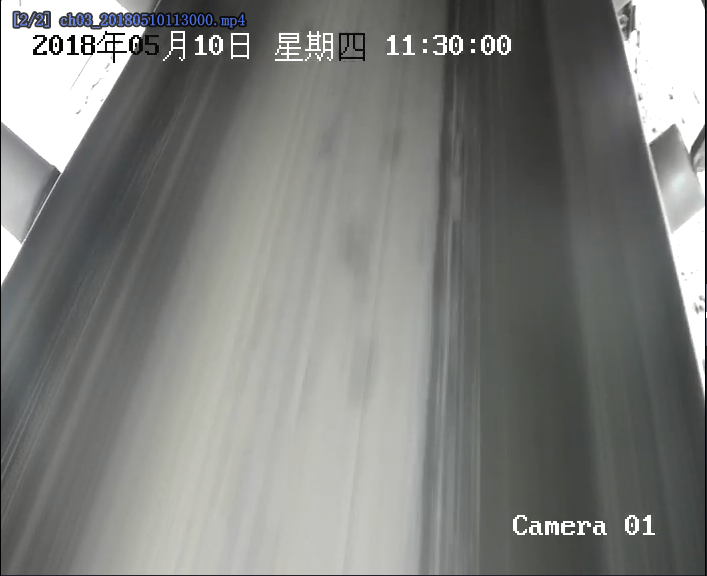
#> input picture 煤炭识别/6.png, 707 x 576 px
$ jupyter execute '传送带检测.ipynb'
#> lines starting #> are read from the running program, lines starting #| are printed output that depends on the picture; after the words box and inside, x2 and y2 are one past the last pixel; in counts of white or black regions, pixels touching at a corner belong together
[cell 1]
#import matplotlib.image as mplimg
import matplotlib.pyplot as plt
from PIL import Image
import numpy as np
import cv2

img = cv2.imread('6.png')
#> img is the input picture: shape (576, 707, 3); mean B, G, R 125.6, 128.1, 126.9
plt.figure("Image") # 图像窗口名称
plt.imshow(img)
plt.axis('on') # 关掉坐标轴为 off
plt.title('image') # 图像题目
plt.show()

[cell 2]
#变为灰度图片
gray = cv2.cvtColor(img, cv2.COLOR_RGB2GRAY)
#高斯平滑
blur_ksize = 5  # Gaussian blur kernel size
blur_gray = cv2.GaussianBlur(gray, (blur_ksize, blur_ksize), 0, 0)
#Canny Edge Detection
canny_lthreshold = 50  # Canny edge detection low threshold
canny_hthreshold = 150  # Canny edge detection high threshold
edges = cv2.Canny(blur_gray, canny_lthreshold, canny_hthreshold)
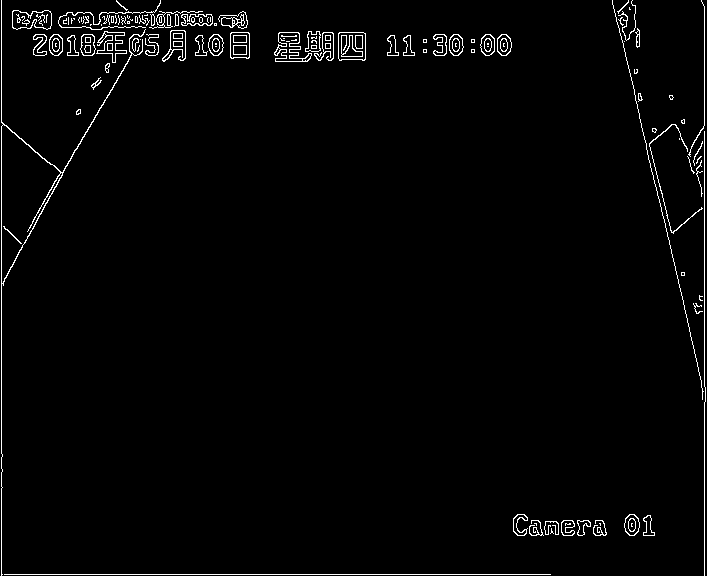
#> edges: shape (576, 707); 2% white in thin lines or dots

plt.imshow(edges)
plt.show()
cv2.imshow('SHOW',edges)
cv2.waitKey()

[cell 3]
#ROI Based Edge Filtering
def roi_mask(img, vertices):
  mask  = np.zeros_like(img)
  mask_color = 255
  cv2.fillPoly(mask, vertices, mask_color)
  masked_img = cv2.bitwise_and(img, mask)
  return  masked_img

roi_vtx = np.array([[(0, img.shape[0]), (110, 20), (440, 300), (img.shape[1], img.shape[0])]])
roi_edges = roi_mask(edges, roi_vtx)
#> in roi_mask, `cv2.fillPoly(mask, vertices, mask_color)`:
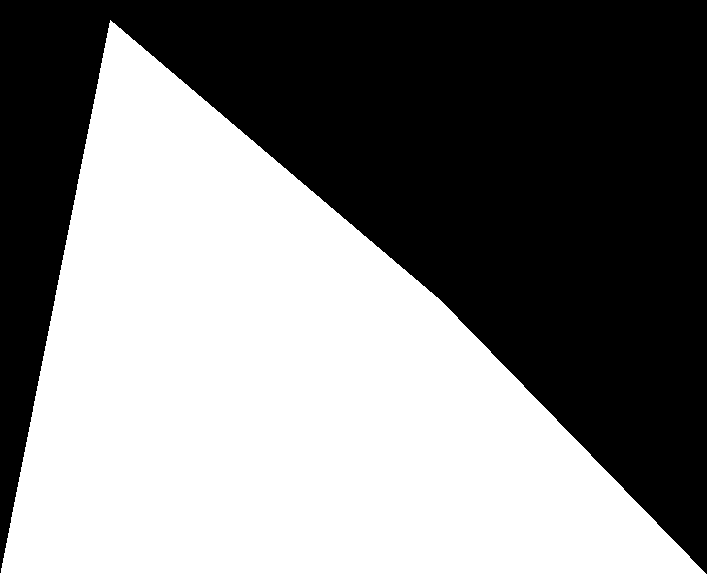
#> mask: shape (576, 707); 50.4% white; 1 black region, box (x1, y1, x2, y2) and area: (0, 0, 707, 574) 202115
#> in roi_mask, `masked_img = cv2.bitwise_and(img, mask)`:
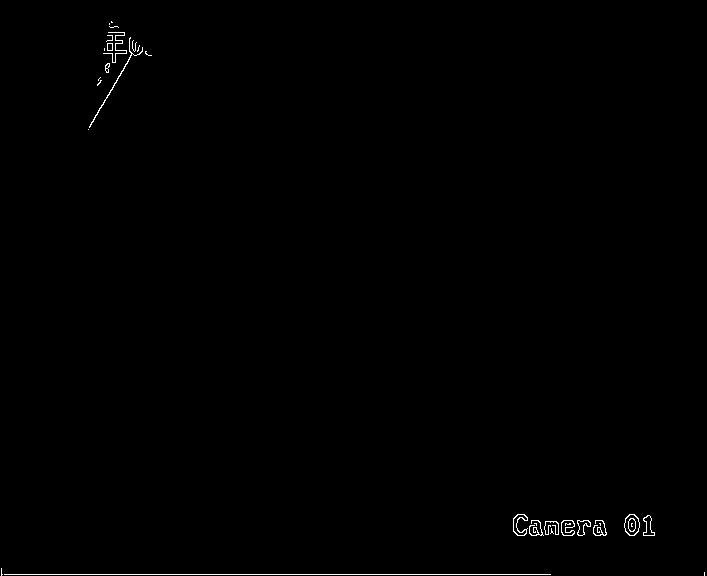
#> masked_img: shape (576, 707); 0.4% white in thin lines or dots

cv2.imshow('SHOW',roi_edges)
cv2.waitKey()
